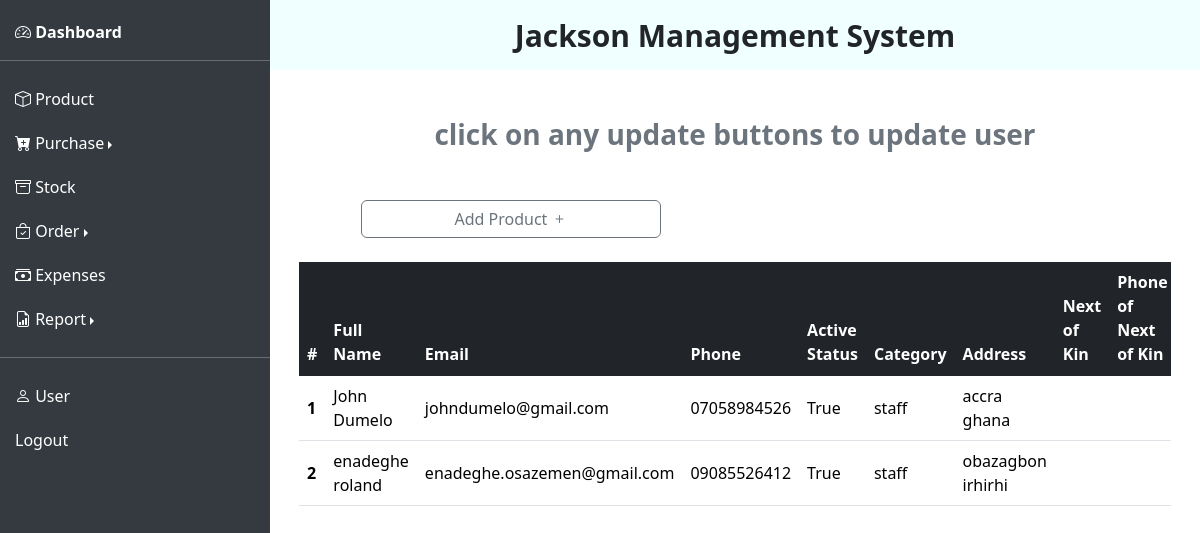
Page /user (signed in) on the committed database.
### app/models.py (models this page shows)
class User(Base):
    __tablename__ = "user"
    id:Mapped[int] = mapped_column(primary_key=True)
    email: Mapped[str] = mapped_column(unique=True, index=True)
    hashed_password: Mapped[str]
    fullname: Mapped[str]
    phone: Mapped[str] = mapped_column(default=True)
    is_active: Mapped[bool] = mapped_column(default=True)
    user_category: Mapped[str]
    address: Mapped[str] = mapped_column(nullable=True)
    next_of_kin: Mapped[str] = mapped_column(nullable=True)
    phone_next_of_kin: Mapped[str] = mapped_column(nullable=True)
    orders = relationship("Order", back_populates="user")

### app/router/update_user.py (the view)
@router.get("/user")
async def user_data(request: Request, db: AsyncSession = Depends(get_db)):
    users = await crud_user.get_users(db)
    return template.TemplateResponse("user.html", {"request": request, "users": users})

### app/templates/user.html (shortened to what this page needs)
{% extends "dashboard.html" %}
{% block content %}
    {% if users %}
        <div class="container-fluid position-relative">
            <div class="mb-5 text-secondary text-center"><h4 class="fw-bold fs-3">click on any update buttons to update user</h4></div>
            <div class="row g-4">
                <div class="col-12 col-md-6 d-flex justify-content-center">
                    <span class="btn btn-outline-secondary" style="width: 300px;" data-bs-toggle="modal" data-bs-target="#staffregistration">Add Product <i class="bi bi-plus"></i></span>
                </div>
                <div class="col-12">
                    <div class="table-responsive">
                        <table class="table table-hover align-middle">
                            <thead class="table-dark">
                              <tr>
                                <th scope="col">#</th>
                                <th scope="col">Full Name</th>
                                <th scope="col">Email</th>
                                <th scope="col">Phone</th>
                                <th scope="col">Active Status</th>
                                <th scope="col">Category</th>
                                <th scope="col">Address</th>
                                <th scope="col">Next of Kin</th>
                                <th scope="col">Phone of Next of Kin</th>
                              </tr>
                            </thead>
                            <tbody class="table-group-divider">
                              {% for user in users %}
                                <tr>
                                    <th scope="row">{{ loop.index }}</th>
                                    <td>{{ user.fullname }}</td>
                                    <td>{{ user.email }}</td>
                                    <td>{{ user.phone }}</td>
                                    <td>{{ user.is_active }}</td>
                                    <td>{{ user.user_category }}</td>
                                    <td>{{ user.address if user.address is not none else "" }}</td>
                                    <td>{{ user.next_of_kin if user.next_of_kin is not none else "" }}</td>
                                    <td>{{ user.phone_next_of_kin if user.phone_next_of_kin is not none else "" }}</td>
                                </tr>
                              {% endfor %}
                            </tbody>
                        </table>
                    </div>
                </div>
            </div>
        </div>
    {% else %}
        <div class="container-fluid"><h3 class="fw-bold text-center" style="color: crimson; font-family: sans-serif;">No registered user</h3></div>
    {% endif %}
{% endblock %}

### rows in the picture
User: fullname "John Dumelo", email "johndumelo@gmail.com", phone "07058984526", is_active "True", user_category "staff", address "accra ghana"
User: fullname "enadeghe roland", email "enadeghe.osazemen@gmail.com", phone "09085526412", is_active "True", user_category "staff", address "obazagbon irhirhi"
